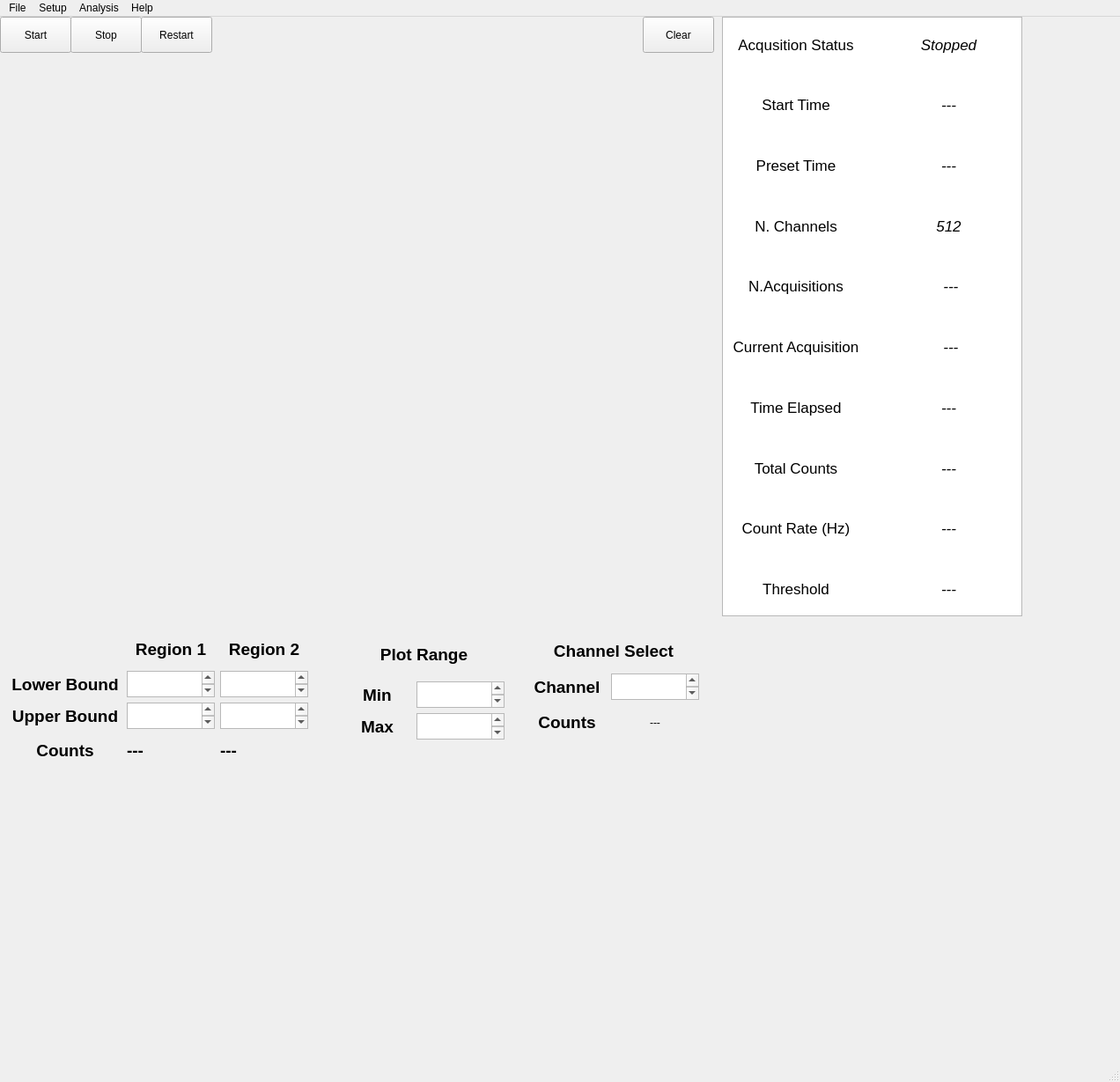
<?xml version="1.0" encoding="UTF-8"?>
<ui version="4.0">
 <class>MainWindow</class>
 <widget class="QMainWindow" name="MainWindow">
  <property name="geometry">
   <rect>
    <x>0</x>
    <y>0</y>
    <width>1272</width>
    <height>1229</height>
   </rect>
  </property>
  <property name="windowTitle">
   <string>MainWindow</string>
  </property>
  <widget class="QWidget" name="centralwidget">
   <widget class="QWidget" name="ToolbarWidget" native="true">
    <property name="geometry">
     <rect>
      <x>0</x>
      <y>0</y>
      <width>811</width>
      <height>41</height>
     </rect>
    </property>
    <widget class="QPushButton" name="start_button">
     <property name="geometry">
      <rect>
       <x>0</x>
       <y>0</y>
       <width>81</width>
       <height>41</height>
      </rect>
     </property>
     <property name="text">
      <string>Start</string>
     </property>
    </widget>
    <widget class="QPushButton" name="stop_button">
     <property name="geometry">
      <rect>
       <x>80</x>
       <y>0</y>
       <width>81</width>
       <height>41</height>
      </rect>
     </property>
     <property name="text">
      <string>Stop</string>
     </property>
    </widget>
    <widget class="QPushButton" name="restart_button">
     <property name="geometry">
      <rect>
       <x>160</x>
       <y>0</y>
       <width>81</width>
       <height>41</height>
      </rect>
     </property>
     <property name="text">
      <string>Restart</string>
     </property>
    </widget>
    <widget class="QPushButton" name="clear_button">
     <property name="geometry">
      <rect>
       <x>730</x>
       <y>0</y>
       <width>81</width>
       <height>41</height>
      </rect>
     </property>
     <property name="text">
      <string>Clear</string>
     </property>
     <property name="autoDefault">
      <bool>false</bool>
     </property>
    </widget>
   </widget>
   <widget class="QWidget" name="PlotdrawWidget" native="true">
    <property name="geometry">
     <rect>
      <x>0</x>
      <y>40</y>
      <width>811</width>
      <height>641</height>
     </rect>
    </property>
   </widget>
   <widget class="QListView" name="Metrics">
    <property name="geometry">
     <rect>
      <x>820</x>
      <y>0</y>
      <width>341</width>
      <height>681</height>
     </rect>
    </property>
    <property name="mouseTracking">
     <bool>true</bool>
    </property>
   </widget>
   <widget class="QWidget" name="gridLayoutWidget">
    <property name="geometry">
     <rect>
      <x>820</x>
      <y>0</y>
      <width>341</width>
      <height>681</height>
     </rect>
    </property>
    <layout class="QGridLayout" name="acquisitionMetrics">
     <item row="4" column="1">
      <widget class="QLabel" name="n_acquisitions">
       <property name="font">
        <font>
         <pointsize>13</pointsize>
         <weight>50</weight>
         <italic>true</italic>
         <bold>false</bold>
        </font>
       </property>
       <property name="text">
        <string> ---</string>
       </property>
       <property name="alignment">
        <set>Qt::AlignCenter</set>
       </property>
       <property name="wordWrap">
        <bool>false</bool>
       </property>
      </widget>
     </item>
     <item row="8" column="0">
      <widget class="QLabel" name="count_rate_label">
       <property name="font">
        <font>
         <pointsize>13</pointsize>
         <weight>50</weight>
         <bold>false</bold>
        </font>
       </property>
       <property name="text">
        <string>Count Rate (Hz)</string>
       </property>
       <property name="alignment">
        <set>Qt::AlignCenter</set>
       </property>
       <property name="wordWrap">
        <bool>false</bool>
       </property>
      </widget>
     </item>
     <item row="5" column="0">
      <widget class="QLabel" name="current_acquisition_label">
       <property name="font">
        <font>
         <pointsize>13</pointsize>
         <weight>50</weight>
         <bold>false</bold>
        </font>
       </property>
       <property name="text">
        <string>Current Acquisition</string>
       </property>
       <property name="alignment">
        <set>Qt::AlignCenter</set>
       </property>
       <property name="wordWrap">
        <bool>false</bool>
       </property>
      </widget>
     </item>
     <item row="6" column="1">
      <widget class="QLabel" name="time_elapsed">
       <property name="font">
        <font>
         <pointsize>13</pointsize>
         <weight>50</weight>
         <italic>true</italic>
         <bold>false</bold>
        </font>
       </property>
       <property name="text">
        <string>---</string>
       </property>
       <property name="alignment">
        <set>Qt::AlignCenter</set>
       </property>
       <property name="wordWrap">
        <bool>false</bool>
       </property>
      </widget>
     </item>
     <item row="2" column="0">
      <widget class="QLabel" name="preset_time_label">
       <property name="font">
        <font>
         <pointsize>13</pointsize>
         <weight>50</weight>
         <bold>false</bold>
        </font>
       </property>
       <property name="text">
        <string>Preset Time</string>
       </property>
       <property name="alignment">
        <set>Qt::AlignCenter</set>
       </property>
       <property name="wordWrap">
        <bool>false</bool>
       </property>
      </widget>
     </item>
     <item row="4" column="0">
      <widget class="QLabel" name="n_acquisitions_label">
       <property name="font">
        <font>
         <pointsize>13</pointsize>
         <weight>50</weight>
         <bold>false</bold>
        </font>
       </property>
       <property name="text">
        <string>N.Acquisitions</string>
       </property>
       <property name="alignment">
        <set>Qt::AlignCenter</set>
       </property>
       <property name="wordWrap">
        <bool>false</bool>
       </property>
      </widget>
     </item>
     <item row="1" column="0">
      <widget class="QLabel" name="start_time_label">
       <property name="font">
        <font>
         <pointsize>13</pointsize>
         <weight>50</weight>
         <bold>false</bold>
        </font>
       </property>
       <property name="text">
        <string>Start Time</string>
       </property>
       <property name="alignment">
        <set>Qt::AlignCenter</set>
       </property>
       <property name="wordWrap">
        <bool>false</bool>
       </property>
      </widget>
     </item>
     <item row="8" column="1">
      <widget class="QLabel" name="count_rate">
       <property name="font">
        <font>
         <pointsize>13</pointsize>
         <weight>50</weight>
         <italic>true</italic>
         <bold>false</bold>
        </font>
       </property>
       <property name="text">
        <string>---</string>
       </property>
       <property name="alignment">
        <set>Qt::AlignCenter</set>
       </property>
       <property name="wordWrap">
        <bool>false</bool>
       </property>
      </widget>
     </item>
     <item row="9" column="1">
      <widget class="QLabel" name="threshold">
       <property name="font">
        <font>
         <pointsize>13</pointsize>
         <weight>50</weight>
         <italic>true</italic>
         <bold>false</bold>
        </font>
       </property>
       <property name="text">
        <string>---</string>
       </property>
       <property name="alignment">
        <set>Qt::AlignCenter</set>
       </property>
       <property name="wordWrap">
        <bool>false</bool>
       </property>
      </widget>
     </item>
     <item row="2" column="1">
      <widget class="QLabel" name="preset_time">
       <property name="font">
        <font>
         <pointsize>13</pointsize>
         <weight>50</weight>
         <italic>true</italic>
         <bold>false</bold>
        </font>
       </property>
       <property name="text">
        <string>---</string>
       </property>
       <property name="alignment">
        <set>Qt::AlignCenter</set>
       </property>
       <property name="wordWrap">
        <bool>false</bool>
       </property>
      </widget>
     </item>
     <item row="3" column="1">
      <widget class="QLabel" name="n_channels">
       <property name="font">
        <font>
         <pointsize>13</pointsize>
         <weight>50</weight>
         <italic>true</italic>
         <bold>false</bold>
        </font>
       </property>
       <property name="text">
        <string>512</string>
       </property>
       <property name="alignment">
        <set>Qt::AlignCenter</set>
       </property>
       <property name="wordWrap">
        <bool>false</bool>
       </property>
      </widget>
     </item>
     <item row="0" column="0">
      <widget class="QLabel" name="acquisition_status_label">
       <property name="font">
        <font>
         <pointsize>13</pointsize>
         <weight>50</weight>
         <bold>false</bold>
        </font>
       </property>
       <property name="text">
        <string>Acqusition Status</string>
       </property>
       <property name="alignment">
        <set>Qt::AlignCenter</set>
       </property>
       <property name="wordWrap">
        <bool>false</bool>
       </property>
      </widget>
     </item>
     <item row="1" column="1">
      <widget class="QLabel" name="start_time">
       <property name="font">
        <font>
         <pointsize>13</pointsize>
         <weight>50</weight>
         <italic>true</italic>
         <bold>false</bold>
        </font>
       </property>
       <property name="text">
        <string>---</string>
       </property>
       <property name="alignment">
        <set>Qt::AlignCenter</set>
       </property>
       <property name="wordWrap">
        <bool>false</bool>
       </property>
      </widget>
     </item>
     <item row="0" column="1">
      <widget class="QLabel" name="acquisition_status">
       <property name="font">
        <font>
         <pointsize>13</pointsize>
         <weight>50</weight>
         <italic>true</italic>
         <bold>false</bold>
        </font>
       </property>
       <property name="text">
        <string>Stopped</string>
       </property>
       <property name="alignment">
        <set>Qt::AlignCenter</set>
       </property>
       <property name="wordWrap">
        <bool>false</bool>
       </property>
      </widget>
     </item>
     <item row="3" column="0">
      <widget class="QLabel" name="n_channel_label">
       <property name="font">
        <font>
         <pointsize>13</pointsize>
         <weight>50</weight>
         <bold>false</bold>
        </font>
       </property>
       <property name="text">
        <string>N. Channels</string>
       </property>
       <property name="alignment">
        <set>Qt::AlignCenter</set>
       </property>
       <property name="wordWrap">
        <bool>false</bool>
       </property>
      </widget>
     </item>
     <item row="6" column="0">
      <widget class="QLabel" name="time_elapsed_label">
       <property name="font">
        <font>
         <pointsize>13</pointsize>
         <weight>50</weight>
         <bold>false</bold>
        </font>
       </property>
       <property name="text">
        <string>Time Elapsed</string>
       </property>
       <property name="alignment">
        <set>Qt::AlignCenter</set>
       </property>
       <property name="wordWrap">
        <bool>false</bool>
       </property>
      </widget>
     </item>
     <item row="5" column="1">
      <widget class="QLabel" name="current_acquisition">
       <property name="font">
        <font>
         <pointsize>13</pointsize>
         <weight>50</weight>
         <italic>true</italic>
         <bold>false</bold>
        </font>
       </property>
       <property name="text">
        <string> ---</string>
       </property>
       <property name="alignment">
        <set>Qt::AlignCenter</set>
       </property>
       <property name="wordWrap">
        <bool>false</bool>
       </property>
      </widget>
     </item>
     <item row="9" column="0">
      <widget class="QLabel" name="threshold_label">
       <property name="font">
        <font>
         <pointsize>13</pointsize>
         <weight>50</weight>
         <bold>false</bold>
        </font>
       </property>
       <property name="text">
        <string>Threshold</string>
       </property>
       <property name="alignment">
        <set>Qt::AlignCenter</set>
       </property>
       <property name="wordWrap">
        <bool>false</bool>
       </property>
      </widget>
     </item>
     <item row="7" column="0">
      <widget class="QLabel" name="total_counts_label">
       <property name="font">
        <font>
         <pointsize>13</pointsize>
         <weight>50</weight>
         <bold>false</bold>
        </font>
       </property>
       <property name="text">
        <string>Total Counts</string>
       </property>
       <property name="alignment">
        <set>Qt::AlignCenter</set>
       </property>
       <property name="wordWrap">
        <bool>false</bool>
       </property>
      </widget>
     </item>
     <item row="7" column="1">
      <widget class="QLabel" name="total_counts">
       <property name="font">
        <font>
         <pointsize>13</pointsize>
         <weight>50</weight>
         <italic>true</italic>
         <bold>false</bold>
        </font>
       </property>
       <property name="text">
        <string>---</string>
       </property>
       <property name="alignment">
        <set>Qt::AlignCenter</set>
       </property>
       <property name="wordWrap">
        <bool>false</bool>
       </property>
      </widget>
     </item>
    </layout>
   </widget>
   <widget class="QWidget" name="gridLayoutWidget_3">
    <property name="geometry">
     <rect>
      <x>10</x>
      <y>700</y>
      <width>340</width>
      <height>151</height>
     </rect>
    </property>
    <property name="font">
     <font>
      <pointsize>14</pointsize>
      <weight>75</weight>
      <bold>true</bold>
     </font>
    </property>
    <layout class="QGridLayout" name="CountsGrid">
     <item row="1" column="2">
      <widget class="QTextEdit" name="lower_peak2">
       <property name="sizePolicy">
        <sizepolicy hsizetype="Minimum" vsizetype="Minimum">
         <horstretch>0</horstretch>
         <verstretch>0</verstretch>
        </sizepolicy>
       </property>
       <property name="maximumSize">
        <size>
         <width>100</width>
         <height>30</height>
        </size>
       </property>
       <property name="font">
        <font>
         <pointsize>14</pointsize>
         <weight>75</weight>
         <bold>true</bold>
        </font>
       </property>
      </widget>
     </item>
     <item row="1" column="1">
      <widget class="QTextEdit" name="lower_peak1">
       <property name="sizePolicy">
        <sizepolicy hsizetype="Minimum" vsizetype="Minimum">
         <horstretch>0</horstretch>
         <verstretch>0</verstretch>
        </sizepolicy>
       </property>
       <property name="maximumSize">
        <size>
         <width>100</width>
         <height>30</height>
        </size>
       </property>
       <property name="font">
        <font>
         <pointsize>14</pointsize>
         <weight>75</weight>
         <bold>true</bold>
        </font>
       </property>
      </widget>
     </item>
     <item row="2" column="0">
      <widget class="QLabel" name="lower_bound_label">
       <property name="font">
        <font>
         <pointsize>14</pointsize>
         <weight>75</weight>
         <bold>true</bold>
        </font>
       </property>
       <property name="text">
        <string>Upper Bound</string>
       </property>
       <property name="alignment">
        <set>Qt::AlignCenter</set>
       </property>
      </widget>
     </item>
     <item row="1" column="0">
      <widget class="QLabel" name="upper_bound_label">
       <property name="font">
        <font>
         <pointsize>14</pointsize>
         <weight>75</weight>
         <bold>true</bold>
        </font>
       </property>
       <property name="text">
        <string>Lower Bound</string>
       </property>
       <property name="alignment">
        <set>Qt::AlignCenter</set>
       </property>
      </widget>
     </item>
     <item row="0" column="0">
      <widget class="QLabel" name="emptyspace">
       <property name="text">
        <string/>
       </property>
      </widget>
     </item>
     <item row="0" column="1">
      <widget class="QLabel" name="peak1_label">
       <property name="font">
        <font>
         <pointsize>14</pointsize>
         <weight>75</weight>
         <bold>true</bold>
        </font>
       </property>
       <property name="text">
        <string>Region 1</string>
       </property>
       <property name="alignment">
        <set>Qt::AlignCenter</set>
       </property>
      </widget>
     </item>
     <item row="3" column="1">
      <widget class="QLabel" name="counts1">
       <property name="font">
        <font>
         <pointsize>14</pointsize>
         <weight>75</weight>
         <bold>true</bold>
        </font>
       </property>
       <property name="text">
        <string>---</string>
       </property>
      </widget>
     </item>
     <item row="0" column="2">
      <widget class="QLabel" name="peak2_label">
       <property name="font">
        <font>
         <pointsize>14</pointsize>
         <weight>75</weight>
         <bold>true</bold>
        </font>
       </property>
       <property name="text">
        <string>Region 2</string>
       </property>
       <property name="alignment">
        <set>Qt::AlignCenter</set>
       </property>
      </widget>
     </item>
     <item row="3" column="0">
      <widget class="QLabel" name="counts_label">
       <property name="font">
        <font>
         <pointsize>14</pointsize>
         <weight>75</weight>
         <bold>true</bold>
        </font>
       </property>
       <property name="text">
        <string>Counts</string>
       </property>
       <property name="alignment">
        <set>Qt::AlignCenter</set>
       </property>
      </widget>
     </item>
     <item row="2" column="1">
      <widget class="QTextEdit" name="upper_peak1">
       <property name="sizePolicy">
        <sizepolicy hsizetype="Minimum" vsizetype="Minimum">
         <horstretch>0</horstretch>
         <verstretch>0</verstretch>
        </sizepolicy>
       </property>
       <property name="maximumSize">
        <size>
         <width>100</width>
         <height>30</height>
        </size>
       </property>
       <property name="font">
        <font>
         <pointsize>14</pointsize>
         <weight>75</weight>
         <bold>true</bold>
        </font>
       </property>
      </widget>
     </item>
     <item row="2" column="2">
      <widget class="QTextEdit" name="upper_peak2">
       <property name="sizePolicy">
        <sizepolicy hsizetype="Minimum" vsizetype="Minimum">
         <horstretch>0</horstretch>
         <verstretch>0</verstretch>
        </sizepolicy>
       </property>
       <property name="maximumSize">
        <size>
         <width>100</width>
         <height>30</height>
        </size>
       </property>
       <property name="font">
        <font>
         <pointsize>14</pointsize>
         <weight>75</weight>
         <bold>true</bold>
        </font>
       </property>
      </widget>
     </item>
     <item row="3" column="2">
      <widget class="QLabel" name="counts2">
       <property name="font">
        <font>
         <pointsize>14</pointsize>
         <weight>75</weight>
         <bold>true</bold>
        </font>
       </property>
       <property name="text">
        <string>---</string>
       </property>
      </widget>
     </item>
    </layout>
   </widget>
   <widget class="QWidget" name="gridLayoutWidget_2">
    <property name="geometry">
     <rect>
      <x>390</x>
      <y>700</y>
      <width>183</width>
      <height>121</height>
     </rect>
    </property>
    <layout class="QGridLayout" name="PlotRangeGrid">
     <item row="2" column="0">
      <widget class="QLabel" name="plot_max_label">
       <property name="font">
        <font>
         <pointsize>14</pointsize>
         <weight>75</weight>
         <bold>true</bold>
        </font>
       </property>
       <property name="text">
        <string>Max</string>
       </property>
       <property name="alignment">
        <set>Qt::AlignCenter</set>
       </property>
      </widget>
     </item>
     <item row="1" column="1">
      <widget class="QPlainTextEdit" name="plot_min_entry">
       <property name="maximumSize">
        <size>
         <width>100</width>
         <height>30</height>
        </size>
       </property>
       <property name="font">
        <font>
         <pointsize>14</pointsize>
         <weight>75</weight>
         <bold>true</bold>
        </font>
       </property>
      </widget>
     </item>
     <item row="1" column="0">
      <widget class="QLabel" name="plot_min_label">
       <property name="font">
        <font>
         <pointsize>14</pointsize>
         <weight>75</weight>
         <bold>true</bold>
        </font>
       </property>
       <property name="text">
        <string>Min</string>
       </property>
       <property name="alignment">
        <set>Qt::AlignCenter</set>
       </property>
      </widget>
     </item>
     <item row="2" column="1">
      <widget class="QPlainTextEdit" name="plot_max_entry">
       <property name="maximumSize">
        <size>
         <width>100</width>
         <height>30</height>
        </size>
       </property>
       <property name="font">
        <font>
         <pointsize>14</pointsize>
         <weight>75</weight>
         <bold>true</bold>
        </font>
       </property>
      </widget>
     </item>
     <item row="0" column="0" colspan="2">
      <widget class="QLabel" name="plot_range_label">
       <property name="font">
        <font>
         <pointsize>14</pointsize>
         <weight>75</weight>
         <bold>true</bold>
        </font>
       </property>
       <property name="text">
        <string>Plot Range</string>
       </property>
       <property name="alignment">
        <set>Qt::AlignCenter</set>
       </property>
      </widget>
     </item>
    </layout>
   </widget>
   <widget class="QWidget" name="gridLayoutWidget_4">
    <property name="geometry">
     <rect>
      <x>600</x>
      <y>700</y>
      <width>194</width>
      <height>121</height>
     </rect>
    </property>
    <layout class="QGridLayout" name="ChannelSelectGrid">
     <item row="1" column="0">
      <widget class="QLabel" name="channel_select_label">
       <property name="font">
        <font>
         <pointsize>14</pointsize>
         <weight>75</weight>
         <bold>true</bold>
        </font>
       </property>
       <property name="text">
        <string>Channel</string>
       </property>
       <property name="alignment">
        <set>Qt::AlignCenter</set>
       </property>
      </widget>
     </item>
     <item row="2" column="0">
      <widget class="QLabel" name="channel_select_counts_label">
       <property name="font">
        <font>
         <pointsize>14</pointsize>
         <weight>75</weight>
         <bold>true</bold>
        </font>
       </property>
       <property name="text">
        <string>Counts</string>
       </property>
       <property name="alignment">
        <set>Qt::AlignCenter</set>
       </property>
      </widget>
     </item>
     <item row="1" column="1">
      <widget class="QPlainTextEdit" name="channel_select_channel">
       <property name="maximumSize">
        <size>
         <width>100</width>
         <height>30</height>
        </size>
       </property>
       <property name="font">
        <font>
         <pointsize>14</pointsize>
         <weight>75</weight>
         <bold>true</bold>
        </font>
       </property>
      </widget>
     </item>
     <item row="0" column="0" colspan="2">
      <widget class="QLabel" name="channel_select_title">
       <property name="font">
        <font>
         <pointsize>14</pointsize>
         <weight>75</weight>
         <bold>true</bold>
        </font>
       </property>
       <property name="text">
        <string>Channel Select</string>
       </property>
       <property name="alignment">
        <set>Qt::AlignCenter</set>
       </property>
      </widget>
     </item>
     <item row="2" column="1">
      <widget class="QLabel" name="channel_select_counts">
       <property name="text">
        <string>---</string>
       </property>
       <property name="alignment">
        <set>Qt::AlignCenter</set>
       </property>
      </widget>
     </item>
    </layout>
   </widget>
  </widget>
  <widget class="QMenuBar" name="menubar">
   <property name="geometry">
    <rect>
     <x>0</x>
     <y>0</y>
     <width>1272</width>
     <height>21</height>
    </rect>
   </property>
   <widget class="QMenu" name="menuFile">
    <property name="title">
     <string>File</string>
    </property>
   </widget>
   <widget class="QMenu" name="menuSetup">
    <property name="title">
     <string>Setup</string>
    </property>
    <addaction name="actionAcquisition_Settings"/>
   </widget>
   <widget class="QMenu" name="menuAnalysis">
    <property name="title">
     <string>Analysis</string>
    </property>
   </widget>
   <widget class="QMenu" name="menuHelp">
    <property name="title">
     <string>Help</string>
    </property>
   </widget>
   <addaction name="menuFile"/>
   <addaction name="menuSetup"/>
   <addaction name="menuAnalysis"/>
   <addaction name="menuHelp"/>
  </widget>
  <widget class="QStatusBar" name="statusbar"/>
  <action name="actionAcquisition_Settings">
   <property name="text">
    <string>Acquisition Settings</string>
   </property>
  </action>
 </widget>
 <resources/>
 <connections/>
</ui>
